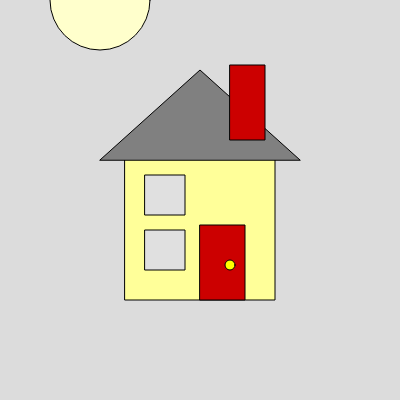
Frame 1 (no input)
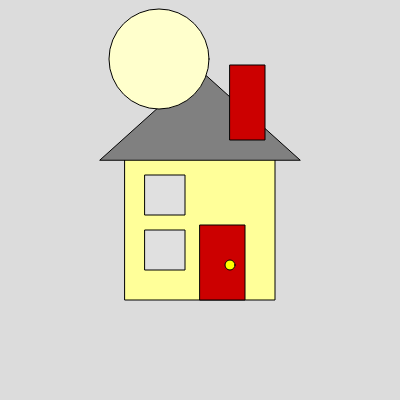
Frame 60 (no input)
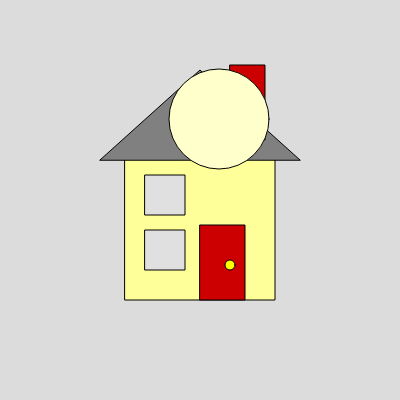
Frame 120 (the mouse pressed at the canvas centre since frame 60)

The p5.js sketch that drew these frames (run headless with seeded random() and noise() and a simulated clock; from frame 60 on, the mouse is pressed at the canvas centre):

// p5.js sketch
// ── sketch.js
// state
let circleX = 100;
let circleY = 0;
let xSpeed = 1;
let ySpeed = 1;


function setup() {
  createCanvas(400, 400);
}

function draw() {
  background(220);

//house base
fill(255,255,153);
  square(125,150,150);

//Roof
fill(128,128,128);
  triangle(300,160,200,70,100,160); 

//chimney and door
fill(204,0,0);
  rect(230,65,35,75);
  rect(200,225,45,75);

//doorknob
fill(255,255,0);
  circle(230,265,10);

//windows
fill(224,224,224);
  square(145,175,40);
  square(145,230,40);

//Moon
fill(255,255,204);
   // draw current frame based on state
  circle(circleX, circleY, 100);

  // modify state
  circleX = circleX + xSpeed;
  circleY = circleY + ySpeed;

  //bounce off left and right
  if(circleX < 0 || circleX > width) {
    xSpeed = xSpeed * -1;
  }

}


 
